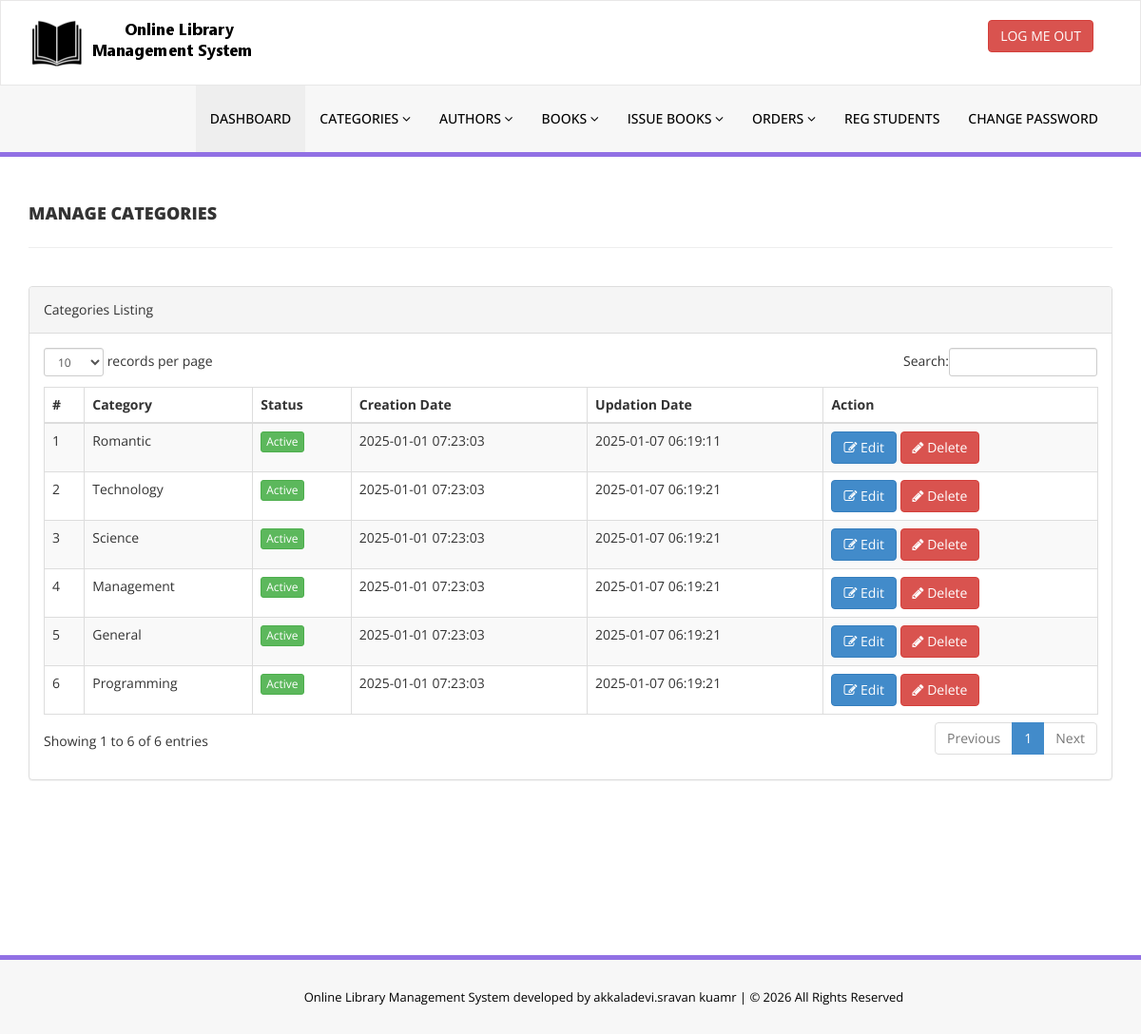
Page /library/admin/manage-categories.php (signed in) on the committed database.
### tables this page shows
CREATE TABLE `tblcategory` (
  `id` int NOT NULL AUTO_INCREMENT,
  `CategoryName` varchar(150) DEFAULT NULL,
  `Status` int DEFAULT NULL,
  `CreationDate` timestamp NULL DEFAULT CURRENT_TIMESTAMP,
  `UpdationDate` timestamp NULL DEFAULT '0000-00-00 00:00:00' ON UPDATE CURRENT_TIMESTAMP,
  PRIMARY KEY (`id`)
);

### library/admin/manage-categories.php (the view, shortened to what this page needs)
<?php
include('includes/config.php');
if(strlen($_SESSION['alogin'])==0)
    {
header('location:index.php');
}
else{
    ?>
<!DOCTYPE html>
<html xmlns="http://www.w3.org/1999/xhtml">
<head>
    <link href="assets/css/bootstrap.css" rel="stylesheet" />
    <link href="assets/css/font-awesome.css" rel="stylesheet" />
    <link href="assets/js/dataTables/dataTables.bootstrap.css" rel="stylesheet" />
    <link href="assets/css/style.css" rel="stylesheet" />
</head>
<body>
<?php include('includes/header.php');?>
    <div class="content-wrapper">
         <div class="container">
        <div class="row pad-botm">
            <div class="col-md-12">
                <h4 class="header-line">Manage Categories</h4>
    </div>
     <div class="row">
</div>
        </div>
            <div class="row">
                <div class="col-md-12">
                    <div class="panel panel-default">
                        <div class="panel-heading">
                           Categories Listing
                        </div>
                        <div class="panel-body">
                            <div class="table-responsive">
                                <table class="table table-striped table-bordered table-hover" id="dataTables-example">
                                    <thead>
                                        <tr>
                                            <th>#</th>
                                            <th>Category</th>
                                            <th>Status</th>
                                            <th>Creation Date</th>
                                            <th>Updation Date</th>
                                            <th>Action</th>
                                        </tr>
                                    </thead>
                                    <tbody>
<?php $sql = "SELECT * from  tblcategory";
$query = $dbh -> prepare($sql);
$query->execute();
$results=$query->fetchAll(PDO::FETCH_OBJ);
$cnt=1;
if($query->rowCount() > 0)
{
foreach($results as $result)
{               ?>
                                        <tr class="odd gradeX">
                                            <td class="center"><?php echo htmlentities($cnt);?></td>
                                            <td class="center"><?php echo htmlentities($result->CategoryName);?></td>
                                            <td class="center"><?php if($result->Status==1) {?>
                                            <a href="#" class="btn btn-success btn-xs">Active</a>
                                            <?php } else {?>
                                            <a href="#" class="btn btn-danger btn-xs">Inactive</a>
                                            <?php } ?></td>
                                            <td class="center"><?php echo htmlentities($result->CreationDate);?></td>
                                            <td class="center"><?php echo htmlentities($result->UpdationDate);?></td>
                                            <td class="center">
                                            <a href="edit-category.php?catid=<?php echo htmlentities($result->id);?>"><button class="btn btn-primary"><i class="fa fa-edit "></i> Edit</button>
                                          <a href="manage-categories.php?del=<?php echo htmlentities($result->id);?>" onclick="return confirm('Are you sure you want to delete?');"" >  <button class="btn btn-danger"><i class="fa fa-pencil"></i> Delete</button>
                                            </td>
                                        </tr>
 <?php $cnt=$cnt+1;}} ?>
                                    </tbody>
                                </table>
                            </div>
                        </div>
                    </div>
                </div>
            </div>
    </div>
    </div>
  <?php include('includes/footer.php');?>
</body>
</html>
<?php } ?>

### library/admin/assets/css/style.css (style rules this page uses)
.content-wrapper { margin-top: 40px; min-height:800px; padding-bottom:90px; }
.header-line { font-weight:900; padding-bottom:25px; border-bottom:1px solid #eeeeee; text-transform:uppercase; }
.pad-botm { padding-bottom:30px; }

### rows in the picture
tblcategory: CategoryName "Romantic", Status "Active", CreationDate "2025-01-01 07:23:03", UpdationDate "2025-01-07 06:19:11"
tblcategory: CategoryName "Technology", Status "Active", CreationDate "2025-01-01 07:23:03", UpdationDate "2025-01-07 06:19:21"
tblcategory: CategoryName "Science", Status "Active", CreationDate "2025-01-01 07:23:03", UpdationDate "2025-01-07 06:19:21"
tblcategory: CategoryName "Management", Status "Active", CreationDate "2025-01-01 07:23:03", UpdationDate "2025-01-07 06:19:21"
tblcategory: CategoryName "General", Status "Active", CreationDate "2025-01-01 07:23:03", UpdationDate "2025-01-07 06:19:21"
tblcategory: CategoryName "Programming", Status "Active", CreationDate "2025-01-01 07:23:03", UpdationDate "2025-01-07 06:19:21"
